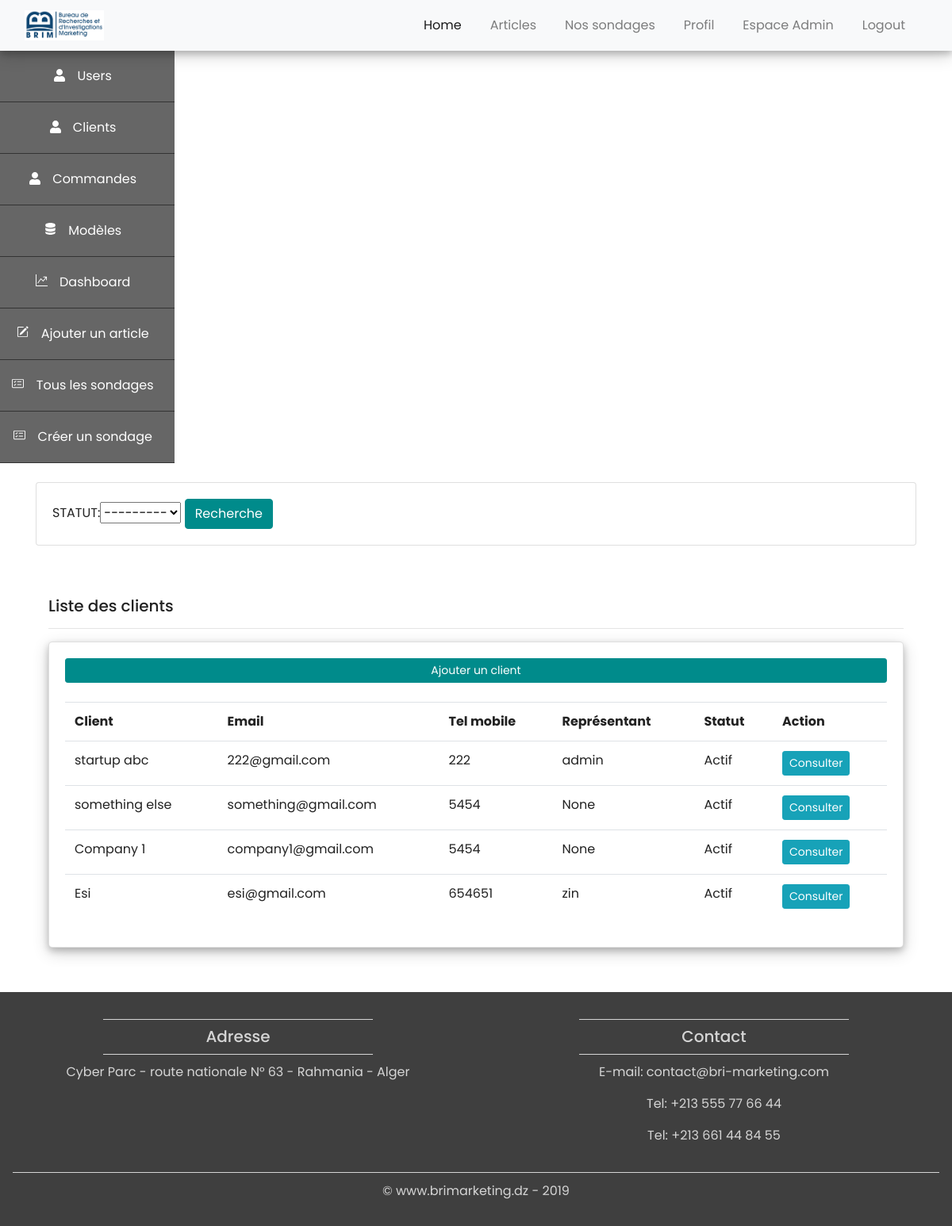
/client/ (signed in), run on the app's committed database.
### client/models.py (models this page shows, shortened)
class Client(models.Model):
	NAME = models.CharField(max_length=200, null=True)
	VISAGE = models.ForeignKey("auth.User", limit_choices_to={'groups__name': "Délégué"}, on_delete=models.CASCADE, null=True, blank=True)
	PHONE = models.CharField(max_length=200, null=True)
	EMAIL = models.CharField(max_length=200, null=True)
	STATUT_CHOICES = (
		('Actif','actif'),
		('Inactif','inactif')
	)
	DATE_CREATION = models.DateTimeField(default=timezone.now, null=True)
	STATUT = models.CharField(max_length=200, choices = STATUT_CHOICES, default='Actif', null=True)

### membres/decorators.py (the view)
		def wrapper_func(request, *args, **kwargs):
			group = None
			if request.user.groups.exists():
				group = request.user.groups.all()[0].name
			if group in allowed_roles:
				return view_func(request, *args, **kwargs)
			else:
				return redirect('homepage:home')

### client/views.py (called while the page is built)
@connecte_user
@allowed_users(allowed_roles=['Admin'])
def clients(request):
	clientliste = Client.objects.all()
	myFilter = ClientFilter(request.GET, queryset=clientliste)
	clientliste = myFilter.qs
	context =  {'clientliste': clientliste, 'myFilter':myFilter}
	return render(request, 'client/clients.html', context)

### templates/client/clients.html (shortened to what this page needs)
{% extends 'base.html'%}
{% load static %}
{% block content %}
<div class="container-fluid menocote">
	{% include 'sidebar.html' %}
	<div class="container" style="margin-bottom: 40px;">
		<br>
			<div class="row">
				<div class="col">
					<div class="card card-body">
						<form method="get">
							{{myFilter.form}}
					    <button class="btn btn-primary" type="submit">Recherche</button>
					  </form>
					</div>
				</div>
			</div>
			<br>
		<br>
		<div class="col-12">
					<h5>Liste des clients</h5>
					<hr>
					<div class="user_card card card-body">
						<a class="btn btn-primary btn-sm btn-block" href="{% url 'client:creerclient' %}">Ajouter un client</a>
						<br>
						<table class="table">
							<tr>
								<th>Client</th>
								<th>Email</th>
								<th>Tel mobile</th>
								<th>Représentant</th>
								<th>Statut</th>
								<th>Action</th>
							</tr>
							{% for cli in clientliste %}
								<tr>
									<td>{{ cli.NAME }}</td>
									<td>{{ cli.EMAIL }}</td>
									<td>{{ cli.PHONE }}</td>
									<td>{{ cli.VISAGE }}</td>
									<td>{{ cli.STATUT}}</td>
									<td><a href="{% url 'client:client' cli.pk %}" class="btn btn-info btn-sm">Consulter</a></td>
								</tr>
							{% endfor %}
						</table>
					</div>
		</div>
	</div>
	</div>
</div>
{% endblock %}

### static/style.css (style rules this page uses)
html, body { height:100%; width:100%; font-family: 'Poppins', sans-serif; color: #222; }
body { margin: 0; padding: 0; position: absolute; }
.btn-primary { background-color: #008B8B; border: 1px solid #008B8B; }
[class*="col-"] { padding: 1rem; }
* { box-sizing: border-box; }

### templates/client/clients.html (style rules this page uses)
.user_card { margin-top: auto; margin-bottom: auto; position: relative; display: flex; justify-content: center; flex-direction: column; box-shadow: 0 4px 8px 0 rgba(0, 0, 0, 0.2), 0 6px 20px 0 rgba(0, 0, 0, 0.19); -webkit-box-shadow: 0 4px 8px 0 rgba(0, 0, 0, 0.2), 0 6px 20px 0 rgba(0, 0, 0, 0.19); -moz-box-shadow: 0 4px 8px 0 rgba(0, 0, 0, 0.2), 0 6px 20px 0 rgba(0, 0, 0, 0.19); border-radius: 5px; }

### data on the page
Client: NAME "startup abc", EMAIL "222@gmail.com", PHONE "222", VISAGE "admin", STATUT "Actif"
Client: NAME "something else", EMAIL "something@gmail.com", PHONE "5454", VISAGE "None", STATUT "Actif"
Client: NAME "Company 1", EMAIL "company1@gmail.com", PHONE "5454", VISAGE "None", STATUT "Actif"
Client: NAME "Esi", EMAIL "esi@gmail.com", PHONE "654651", VISAGE "zin", STATUT "Actif"
